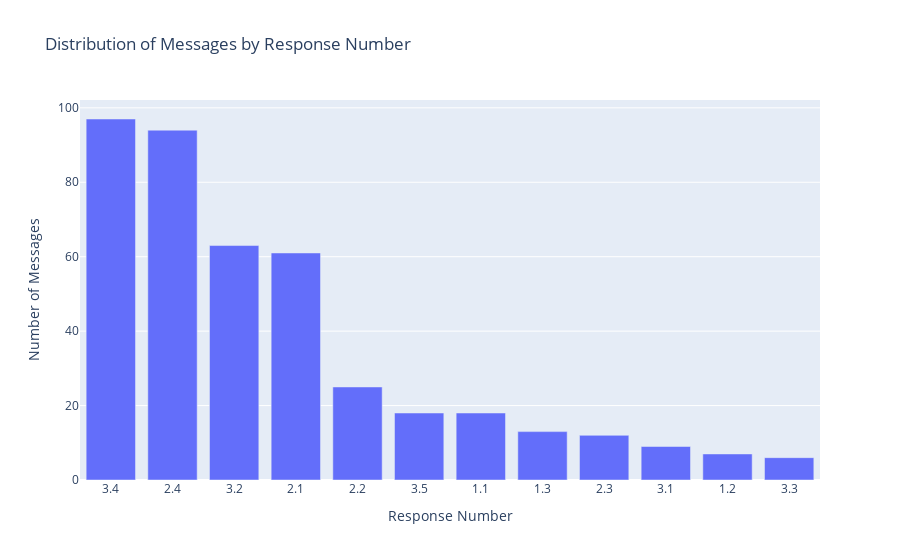

Source (notebook cell):
### Code cell
# Count the number of messages per response number
message_counts_by_response_number = data['response_number'].value_counts()

# Create a bar chart using Plotly Express
fig = px.bar(x=message_counts_by_response_number.index.astype(str), y=message_counts_by_response_number.values, 
             labels={'x': 'Response Number', 'y': 'Number of Messages'},
             title='Distribution of Messages by Response Number')
fig.show()

fig.write_image('./images/messages_by_response_number.pdf', format='pdf')

### Figure 1 — Plotly figure (JSON) as saved in the notebook; plotly's stock layout.template omitted (floating-point values rounded to 4 significant figures)
{"data": [{"alignmentgroup": "True", "hovertemplate": "Response Number=%{x}<br>Number of Messages=%{y}<extra></extra>", "legendgroup": "", "marker": {"color": "#636efa", "pattern": {"shape": ""}}, "name": "", "offsetgroup": "", "orientation": "v", "showlegend": false, "textposition": "auto", "type": "bar", "x": ["3.4", "2.4", "3.2", "2.1", "2.2", "3.5", "1.1", "1.3", "2.3", "3.1", "1.2", "3.3"], "xaxis": "x", "y": [97, 94, 63, 61, 25, 18, 18, 13, 12, 9, 7, 6], "yaxis": "y"}], "layout": {"barmode": "relative", "legend": {"tracegroupgap": 0}, "title": {"text": "Distribution of Messages by Response Number"}, "xaxis": {"anchor": "y", "domain": [0, 1], "title": {"text": "Response Number"}}, "yaxis": {"anchor": "x", "domain": [0, 1], "title": {"text": "Number of Messages"}}}}
